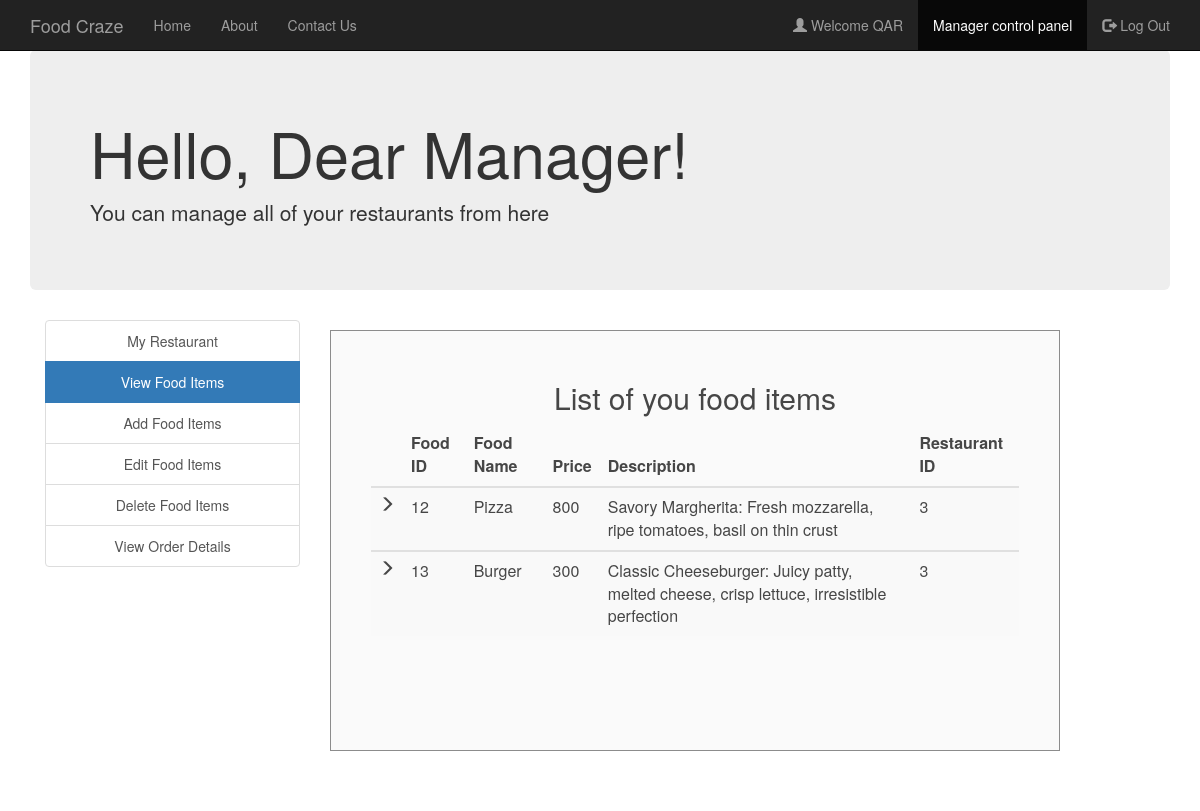
The app's page /view_food_items.php (signed in) with its own data.
### tables this page shows
CREATE TABLE `manager` (
  `username` varchar(30) NOT NULL,
  `fullname` varchar(30) NOT NULL,
  `email` varchar(30) NOT NULL,
  `contact` varchar(30) NOT NULL,
  `address` varchar(50) NOT NULL,
  `password` varchar(30) NOT NULL
);

CREATE TABLE `food` (
  `F_ID` int(30) NOT NULL,
  `name` varchar(30) NOT NULL,
  `price` int(30) NOT NULL,
  `description` varchar(200) NOT NULL,
  `R_ID` int(30) NOT NULL,
  `images_path` varchar(200) NOT NULL,
  `options` varchar(10) NOT NULL DEFAULT 'ENABLE'
);

### session_m.php (called while the page is built, shortened)
<?php
$conn = Connect();
$user_check=$_SESSION['login_user1'];
$query = "SELECT username FROM MANAGER WHERE username = '$user_check'";
$ses_sql = mysqli_query($conn, $query);
$row = mysqli_fetch_assoc($ses_sql);
$login_session =$row['username'];
?>

### view_food_items.php (the view, shortened to what this page needs)
<?php
include('session_m.php');
?>
<html>
  <head>
  </head>
  <link rel="stylesheet" type = "text/css" href ="css/myrestaurant.css">
  <link rel="stylesheet" type = "text/css" href ="css/bootstrap.min.css">
  <link rel="stylesheet" href="https://maxcdn.bootstrapcdn.com/bootstrap/3.4.0/css/bootstrap.min.css">
  <body>
    <nav class="navbar navbar-inverse navbar-fixed-top navigation-clean-search" role="navigation">
      <div class="container">
        <div class="navbar-header">
          <a class="navbar-brand" href="index.php">Food Craze</a>
        </div>
        <div class="collapse navbar-collapse " id="myNavbar">
          <ul class="nav navbar-nav">
            <li><a href="index.php">Home</a></li>
            <li><a href="aboutus.php">About</a></li>
            <li><a href="contactus.php">Contact Us</a></li>
          </ul>
          <ul class="nav navbar-nav navbar-right">
            <li><a href="#"><span class="glyphicon glyphicon-user"></span> Welcome <?php echo $login_session; ?> </a></li>
            <li class="active"> <a href="managerlogin.php">Manager control panel</a></li>
            <li><a href="logout_m.php"><span class="glyphicon glyphicon-log-out"></span> Log Out </a></li>
          </ul>
        </div>
      </div>
    </nav>
<div class="container">
    <div class="jumbotron">
     <h1>Hello, Dear Manager! </h1>
     <p> You can manage all of your restaurants from here</p>
    </div>
    </div>
<div class="container">
    <div class="col-xs-3" style="text-align: center;">
   	<div class="list-group">
    		<a href="myrestaurant.php" class="list-group-item ">My Restaurant</a>
    		<a href="view_food_items.php" class="list-group-item active">View Food Items</a>
    		<a href="add_food_items.php" class="list-group-item ">Add Food Items</a>
    		<a href="edit_food_items.php" class="list-group-item ">Edit Food Items</a>
    		<a href="delete_food_items.php" class="list-group-item ">Delete Food Items</a>
        <a href="view_order_details.php" class="list-group-item ">View Order Details</a>
    	</div>
    </div>
        <div class="col-xs-8">
       <div class="form-area" >
        <form action="" method="POST">
        <br>
          <h2 style=" text-align: center;"> List of you food items </h2>
<?php
$checkUser=$_SESSION['login_user1'];
$sql = "select *from food f where f.R_ID IN (select r.R_ID from restaurants r where r.M_ID='$checkUser') order by F_ID";
$res = mysqli_query($conn, $sql);
if (mysqli_num_rows($res) > 0)
{
  ?>
  <table class="table table-striped">
    <thead class="thead-dark">
      <tr>
        <th>  </th>
        <th> Food ID </th>
        <th> Food Name </th>
        <th> Price </th>
        <th> Description </th>
        <th> Restaurant ID </th>
      </tr>
    </thead>
    <?PHP
      while($row = mysqli_fetch_assoc($res)){
    ?>
  <tbody>
    <tr>
      <td> <span class="glyphicon glyphicon-menu-right"></span> </td>
      <td><?php echo $row["F_ID"]; ?></td>
      <td><?php echo $row["name"]; ?></td>
      <td><?php echo $row["price"]; ?></td>
      <td><?php echo $row["description"]; ?></td>
      <td><?php echo $row["R_ID"]; ?></td>
    </tr>
  </tbody>
  <?php } ?>
  </table>
    <br>
  <?php } else { ?>
  <h5>  RESULTS</h5>
  <?php } ?>
        </form>
      </div>
     </div>
</div>
  </body>
</html>

### css/myrestaurant.css (style rules this page uses)
body,html { height: 100%; }
body { padding-top: 50px; background-image: url('headerimg2.jpg'); background-repeat: repeat; background-size: 100%; }
.form-area { background-color: #FAFAFA; padding: 10px 40px 60px; margin: 10px 0px 60px; border: 1px solid GREY; opacity:0.9; }

### records on screen
manager: username "QAR"
food: F_ID "12", name "Pizza", price "800", description "Savory Margherita: Fresh mozzarella, ripe tomatoes, basil on thin crust", R_ID "3"
food: F_ID "13", name "Burger", price "300", description "Classic Cheeseburger: Juicy patty, melted cheese, crisp lettuce, irresistible perfection", R_ID "3"
